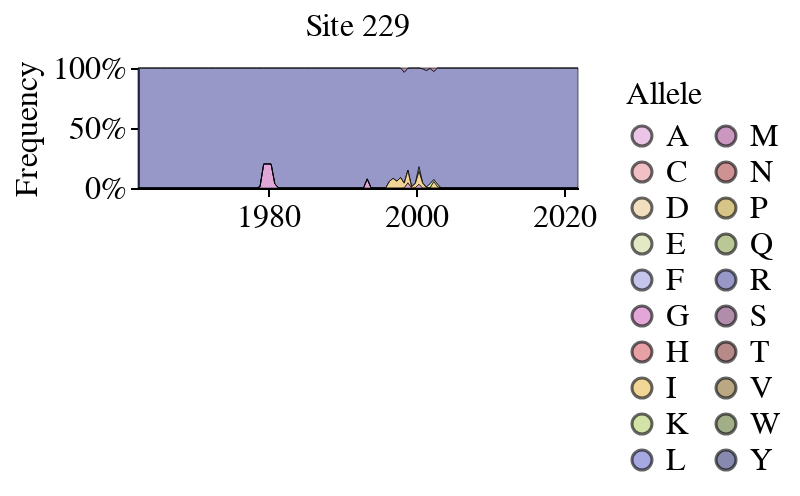

Write notebook code for a chart like this one.
### Code cell
plot_site_frequencies(frequencies_60y_df, 229)

### Figure 1 — Vega-Lite specification as saved in the notebook (floating-point values rounded to 4 significant figures; data arrays with more than 128 entries replaced by an {"elided": "..."} marker saying what was removed)
{"config": {"background": "white", "title": {"fontSize": 20, "fontWeight": "normal", "font": "Helvetica", "anchor": "start", "color": "#000000", "orient": "top", "offset": 5, "subtitleColor": "gray", "subtitleFont": "Helvetica", "subtitleFontWeight": "normal", "subtitleFontSize": 18, "subtitlePadding": 2}, "axis": {"domain": true, "domainColor": "black", "domainWidth": 1, "grid": false, "gridColor": "#DEDDDD", "gridWidth": 0.5, "labelFont": "Helvetica", "labelFontSize": 16, "labelFlush": false, "labelFontWeight": "normal", "labelPadding": 2, "tickColor": "black", "tickSize": 4, "tickCount": 3, "tickWidth": 1, "titleFont": "Helvetica", "titleAlign": "center", "titleFontWeight": "normal", "titleFontSize": 16, "titlePadding": 5}, "legend": {"labelFont": "Helvetica", "labelFontSize": 16, "symbolSize": 100, "titleFont": "Helvetica", "titleFontSize": 16, "titleFontWeight": "normal", "padding": 5, "titleLimit": 200, "gradientLength": 100}, "range": {"category": ["#4e79a7", "#f28e2c", "#e15759", "#76b7b2", "#59a14f", "#edc949", "#af7aa1", "#ff9da7", "#9c755f", "#bab0ab"], "diverging": ["#c7e9b4", "#7fcdbb", "#41b6c4", "#1d91c0", "#225ea8", "#253494"]}, "view": {"stroke": "white", "strokeWidth": 0}, "text": {"font": "Helvetica", "fontSize": 16}}, "data": {"name": "data-cdb2716d7ab20ced9bf071fc80b00b6b"}, "mark": {"type": "area", "opacity": 0.6, "stroke": "black", "strokeWidth": 0.5}, "encoding": {"color": {"field": "allele", "legend": {"columns": 2}, "scale": {"domain": ["A", "C", "D", "E", "F", "G", "H", "I", "K", "L", "M", "N", "P", "Q", "R", "S", "T", "V", "W", "Y"], "range": ["#DE9ED6", "#E7969C", "#E7CB94", "#CEDB9C", "#9C9EDE", "#CE6DBD", "#D6616B", "#E7BA52", "#B5CF6B", "#6B6ECF", "#A55194", "#AD494A", "#BD9E39", "#8CA252", "#5254A3", "#7B4173", "#843C39", "#8C6D31", "#637939", "#393B79"]}, "title": "Allele", "type": "nominal"}, "order": {"field": "allele", "type": "nominal"}, "tooltip": [{"field": "HA_region", "type": "nominal"}, {"field": "site", "type": "quantitative"}, {"field": "allele", "type": "nominal"}, {"field": "frequency", "type": "quantitative"}, {"field": "date", "type": "temporal"}], "x": {"axis": {"grid": false, "tickCount": 3}, "field": "date", "title": "", "type": "temporal"}, "y": {"axis": {"grid": false, "tickCount": 3}, "field": "frequency", "stack": "normalize", "title": "Frequency", "type": "quantitative"}}, "height": 60, "title": {"text": "Site 229", "anchor": "middle", "fontSize": 16, "fontWeight": "normal"}, "width": 220, "$schema": "https://vega.github.io/schema/vega-lite/v5.16.3.json", "datasets": {"data-cdb2716d7ab20ced9bf071fc80b00b6b": {"elided": "600 records"}}}
